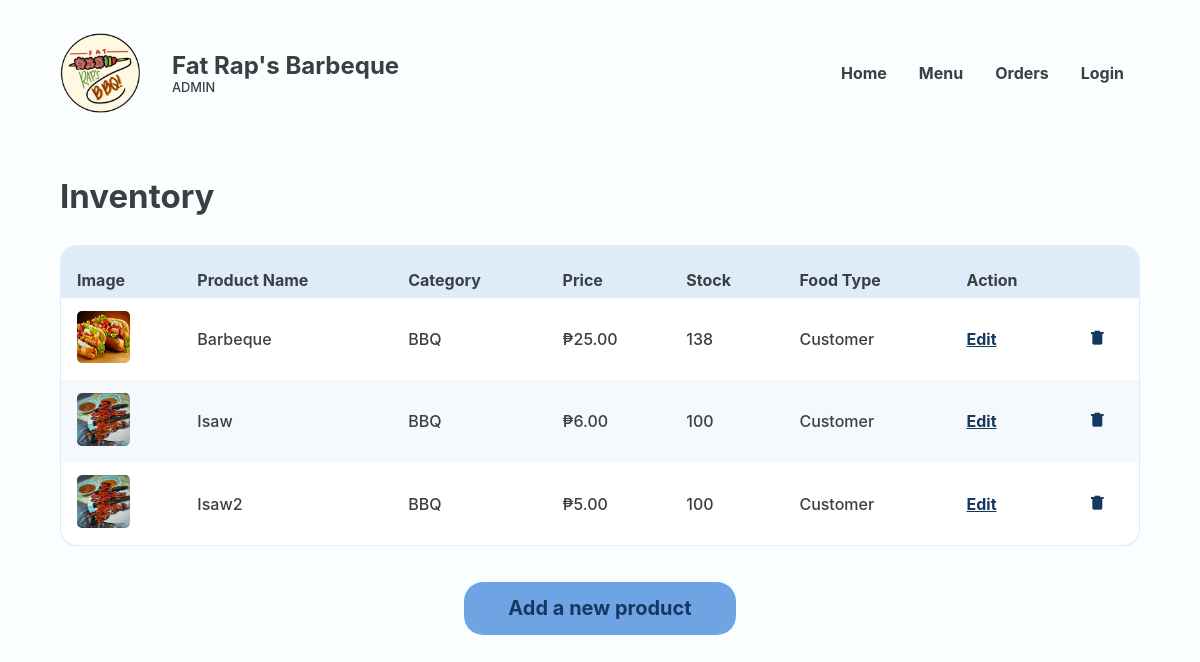
The app's page /Website/admin-inventory.php with its own data.
### tables this page shows
CREATE TABLE `food` (
  `FOOD_ID` int(18) UNSIGNED NOT NULL,
  `CTGY_ID` int(18) NOT NULL,
  `FOOD_NAME` varchar(20) NOT NULL,
  `FOOD_PRICE` decimal(10,2) NOT NULL,
  `FOOD_DESC` varchar(50) NOT NULL,
  `FOOD_IMG` varchar(255) NOT NULL,
  `FOOD_STOCK` int(20) NOT NULL,
  `FOOD_ACTIVE` varchar(10) NOT NULL,
  `FOOD_TYPE` varchar(16) NOT NULL
);

CREATE TABLE `category` (
  `CTGY_ID` int(18) UNSIGNED NOT NULL,
  `CTGY_NAME` varchar(20) NOT NULL,
  `CTGY_ACTIVE` varchar(10) NOT NULL
);

### Website/admin-inventory.php (the view, shortened to what this page needs)
<?php
@include 'constants.php';
?>
<!DOCTYPE html>
<html lang="en">
<head>
    <link rel="stylesheet" href="header-styles.css">
    <link rel="stylesheet" href="admin-styles.css">
    <link href='https://unpkg.com/boxicons@2.1.4/css/boxicons.min.css' rel='stylesheet'>
</head>
<body>
    <header class="backend">
        <div class="header-container">
            <div class="website-title">
                <img id="logo" src="images/client-logo.png">
                <div class="text">
                    <h1>Fat Rap's Barbeque</h1>
                    <p>ADMIN</p>
                </div>
            </div>
            <ul class='menubar'>
                <li><a href="<?php echo SITEURL; ?>admin-home.php">Home</a></li>
                <li><a href="<?php echo SITEURL; ?>admin-edit-menu.php">Menu</a></li>
                <li><a href="<?php echo SITEURL; ?>admin-new-orders.php">Orders</a></li>
                <?php
                if (isset($_SESSION['prsn_id'])) {
                ?>
                    <li><a href="<?php echo SITEURL; ?>logout.php">Logout</a>
                </li>
                    <?php
                } else {
                    ?>
                    <li><a href="<?php echo SITEURL; ?>login-page.php">Login</a></li>
                <?php
                }
                ?>
            </ul>
        </div>
    </header>
    <main>
        <section class="section">
            <div class="container">
                <div class="section-heading row">
                    <h2>Inventory</h2>
                </div>
                <section class="section-body">
                    <section class="main-section column">
                        <div class="table-wrapper">
                            <table class="alternating">
                                <tr>
                                    <th class="header">Image</th>
                                    <th class="header">Product Name</th>
                                    <th class="header">Category</th>
                                    <th class="header">Price</th>
                                    <th class="header">Stock</th>
                                    <th class="header">Food Type</th>
                                    <th class="header">Action</th>
                                    <th class="header"></th>
                                </tr>
                                <?php
                                $sql = "SELECT *
                                        FROM food
                                        JOIN category ON food.ctgy_id = category.ctgy_id";
                                $res = mysqli_query($conn, $sql);
                                $count = mysqli_num_rows($res);
                                if ($count > 0) {
                                    while ($row = mysqli_fetch_assoc($res)) {
                                        $FOOD_ID = $row['FOOD_ID'];
                                        $CTGY_ID = $row['CTGY_ID'];
                                        $FOOD_NAME = $row['FOOD_NAME'];
                                        $FOOD_PRICE = $row['FOOD_PRICE'];
                                        $FOOD_IMG = $row['FOOD_IMG'];
                                        $FOOD_STOCK = $row['FOOD_STOCK'];
                                        $CTGY_NAME = $row['CTGY_NAME'];
                                        $FOOD_TYPE = $row['FOOD_TYPE'];
                                ?>
                                        <tr>
                                            <td data-cell="Image">
                                                <img src="<?php echo SITEURL; ?>images/<?php echo $FOOD_IMG; ?>" alt="">
                                            </td>
                                            <td data-cell="Product Name"><?php echo $FOOD_NAME ?></td>
                                            <td data-cell="Category"><?php echo $CTGY_NAME ?></td>
                                            <td data-cell="Price">₱<?php echo $FOOD_PRICE ?></td>
                                            <td data-cell="Stock">
                                                <span class="<?php echo ($FOOD_STOCK < 100) ? 'red-text' : ''; ?>">
                                                    <p><?php echo $FOOD_STOCK ?></p>
                                                </span>
                                            </td>
                                            <td data-cell="Price"><?php echo $FOOD_TYPE ?></td>
                                            <td data-cell="Action"><a href="<?php echo SITEURL ;?>admin-edit-product.php?FOOD_ID=<?php echo $FOOD_ID?>&CTGY_ID=<?php echo $CTGY_ID?>"  class="edit">Edit</a></td>
                                            <td data-cell="Action"><a href="delete_in_order.php?IN_ORDER_ID=<?php echo $IN_ORDER_ID; ?>" class="bx bxs-trash-alt trash"></a></td>
                                        </tr>
                                    <?php
                                    }
                                }
                                ?>
                            </table>
                        </div>
                        <a href="<?php echo SITEURL; ?>admin-add-product.php" class="page-btn"><button class="big-btn">Add a new product</button></a>
                    </section>
                </section>
            </div>
        </section>
    </main>
</body>
</html>

### Website/header-styles.css (style rules this page uses)
*, *::before, *::after { margin: 0; padding: 0; box-sizing: border-box; font-family: inherit; }
:root { --bg:#F2FFE1; --primary:#f3d95c; --text:#3A001E; --text2: #FA3F1F; --input-bg:#F7F3DC; --eye-icon:#CEC699; --block: #4ADE5D; --block-p:#277B32; --block-h1: #0F4C17; --form-bg: #FFFDEF; --header-text: #3A001E; }
body { font-family: 'Inter', sans-serif; }
header, footer { width: 100%; display: flex; justify-content: center; align-items: center; }
header { height: 8rem; position: fixed; top: 0; z-index: 100; color: var(--header-text); background-color: var(--bg); }
header.backend { color: #3A3F42; background-color: #FBFEFF; }
.header-container, .footer-container { margin-inline: auto; margin-top: 2rem; margin-bottom: 0.9rem; width: 90%; max-width: 1200px; display: flex; justify-content: space-between; align-items: center; }
.website-title { display: flex; align-items: center; }
header img { width: 80px; position: relative; }
header .text { margin-left: 2rem; }
header h1 { white-space: nowrap; font-size: 1.5rem; }
header .text p, footer .right-container p { font-size: 0.8rem; }
li > a { color: inherit; text-decoration: none; }
.menubar { display: flex; flex-direction: row; list-style-type: none; margin: 0; padding: 0; }
.menubar > li { font-weight: bold; margin: 0 1rem; overflow: hidden; }

### Website/admin-styles.css (style rules this page uses)
*, *::before, *::after { margin: 0; padding: 0; box-sizing: border-box; font-family: inherit; }
:root { --bg:#EDE9D0; --primary:#F5D636; --active-primary:#EDCB1C; --input-bg:#F7F3DC; --form-bg: #FFFDEF; --available:#A8D991; --available-text:#304D23; --fully-booked:#C13B24; --fully-booked-text:var(--text); --closed:#3B3B3B; --closed-text:#A9A9A9; --product-info-bg: #C13B24; --light-text: #FEFBEA; --text:#3A3F42; --light-blue: #DEECF9; --darker-row: #deecf94f; --sidemenu-blue: #6EA4E4; --sidemenu-blue-hover: #5790D5; --sidemenu-blue-text: #163860; --db-highlight-blue: #93CBFF; --gray: #878F94; --accept-green: #78D35A; --reject-red: #DA523B; }
html { color: var(--text); }
body { font-family: 'Inter', sans-serif; font-weight: 500; min-height: 100vh; color: #3A3F42; background-color: #FBFEFF; }
main { padding-top: 8rem; }
.section { width: 100%; display: flex; justify-content: center; align-items: center; }
.container { max-width: 1200px; width: 90%; margin: clamp(1rem, 5vw, 3rem) auto; margin-bottom: 5rem; }
.section-heading { display: flex; flex-direction: column; gap: 0.5rem; margin-bottom: 1.8rem; }
.row { display: flex; flex-direction: row; align-items: center; }
.section-heading h2 { font-size: 2.0625rem; }
.main-section { min-width: 5rem; }
.column { display: flex; flex-direction: column; }
.table-wrapper { width: 100%; background-color: var(--light-blue); border-radius: 1rem; padding: 1px; height: max-content; overflow-x: auto; flex: 1; }
table { background: white; border-radius: 1rem; border-collapse: collapse; width: 100%; }
table .edit, table .trash { color: var(--sidemenu-blue-text); font-weight: bold; }
table .trash { text-decoration: none; }
table th.header, .app-det-tbl table td.header { padding: 1.5rem 1rem 0.5rem 1rem ; background: var(--light-blue); }
table th.header:first-of-type { border-top-left-radius: 1rem; }
table th.header:last-of-type { border-top-right-radius: 1rem; }
td,th { text-align: left; text-wrap: nowrap; }
td { padding: 0.8rem; padding-left: 1rem; }
.alternating tr:nth-last-of-type(2n) { background: var(--darker-row); }
table img { width: 3.3rem; height: 3.3rem; border-radius: 5px; }
button { display: inline-block; border: none; outline: none; padding: 0; cursor: pointer; }
.side-menu .inventory-box, .view, .big-btn { display: block; background-color: var(--sidemenu-blue); padding: 0.9rem 1.1rem; font-size: 1rem; color: var(--sidemenu-blue-text); }
.big-btn { border-radius: 1.2rem; width: max-content; min-width: 17rem; margin: 0 auto; font-weight: bold; font-size: 1.25rem; margin-top: 2.25rem; text-decoration: none; text-align: center; }
.page-btn { text-decoration: none; }

### records on screen
food: FOOD_IMG (picture), FOOD_NAME "Barbeque", CTGY_ID.CTGY_NAME "BBQ", FOOD_PRICE "25.00", FOOD_STOCK "138", FOOD_TYPE "Customer"
food: FOOD_IMG (picture), FOOD_NAME "Isaw", CTGY_ID.CTGY_NAME "BBQ", FOOD_PRICE "6.00", FOOD_STOCK "100", FOOD_TYPE "Customer"
food: FOOD_IMG (picture), FOOD_NAME "Isaw2", CTGY_ID.CTGY_NAME "BBQ", FOOD_PRICE "5.00", FOOD_STOCK "100", FOOD_TYPE "Customer"
